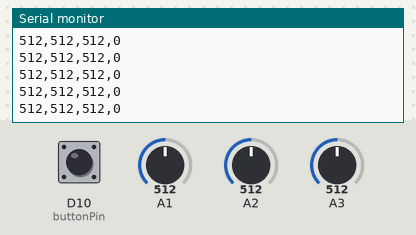
Recording of a sketch running on a simulated Arduino Zero (SAMD21). Parts: the last lines printed to the serial monitor. The inputs (shaded band) are chosen by the test bench; at power-on: A1 = 512, A2 = 512, A3 = 512, D10 (buttonPin) HIGH (analog values on the 0–1023 scale).

Above: at 1.2 s.
1.3 s: A1 set to 716
At 2.0 s:
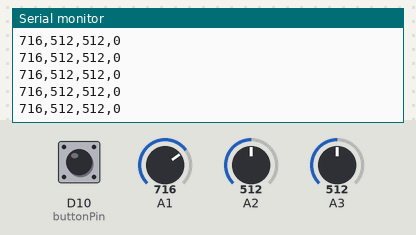
2.8 s: A2 set to 716
At 3.8 s:
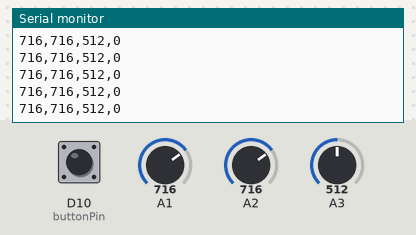
4.3 s: A3 set to 716
At 5.0 s:
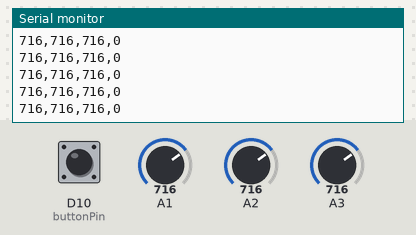
5.8 s: D10 (buttonPin) pulled LOW for 0.15 s
7.4 s: A1 set to 900
At 8.2 s:
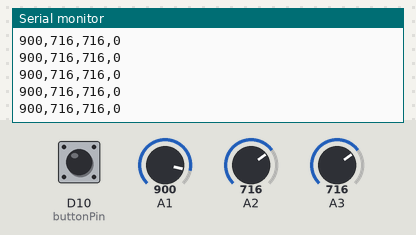
8.9 s: D10 (buttonPin) pulled LOW for 1 s
At 9.6 s:
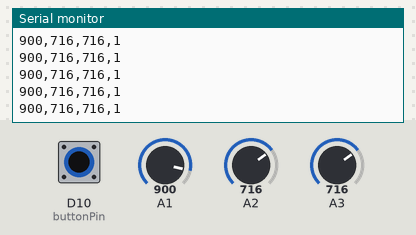
Timing chart, 0 to 11.9 s (numbered marks = the images above; inputs shaded):
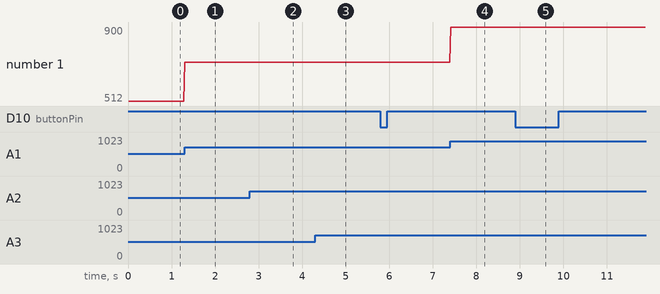

The sketch:

Assignment4.ino
```cpp
// ASSIGNMENT #4 Part 1/2
const int potPinA = 1;
const int potPinB = 2;
const int photoPin = 3;
const int buttonPin = 10;

int potValA = 0;
int potValB = 0;
int photoVal = 0;
bool buttonState = false;

unsigned long lastTime = 0;
unsigned long currentTime = 0;
const unsigned long interval = 20;

void setup()
{
  pinMode(buttonPin, INPUT_PULLUP);

  analogReadResolution(10);

  Serial.begin(115200);
}

void loop()
{
  potValA  = analogRead(potPinA);
  potValB  = analogRead(potPinB);
  photoVal = analogRead(photoPin);

  buttonState = !digitalRead(buttonPin);

  currentTime = millis();
  if (currentTime - lastTime >= interval)
  {
    lastTime = currentTime;

    Serial.print(potValA);
    Serial.print(',');
    Serial.print(potValB);
    Serial.print(',');
    Serial.print(photoVal);
    Serial.print(',');
    Serial.println(buttonState);
  }
}
```

Measured:
- after the input at 1.3 s, the serial monitor: prints a new line at once (image 1)
- after the input at 2.8 s, the serial monitor: prints a new line at once (image 2)
- after the input at 4.3 s, the serial monitor: prints a new line at once (image 3)
- after the input at 7.4 s, the serial monitor: prints a new line at once (image 4)
- after the input at 8.9 s, the serial monitor: prints a new line at once (image 5)
- plotted number 1: 512 → 716 after the input at 1.3 s, 716 → 900 after the input at 7.4 s
